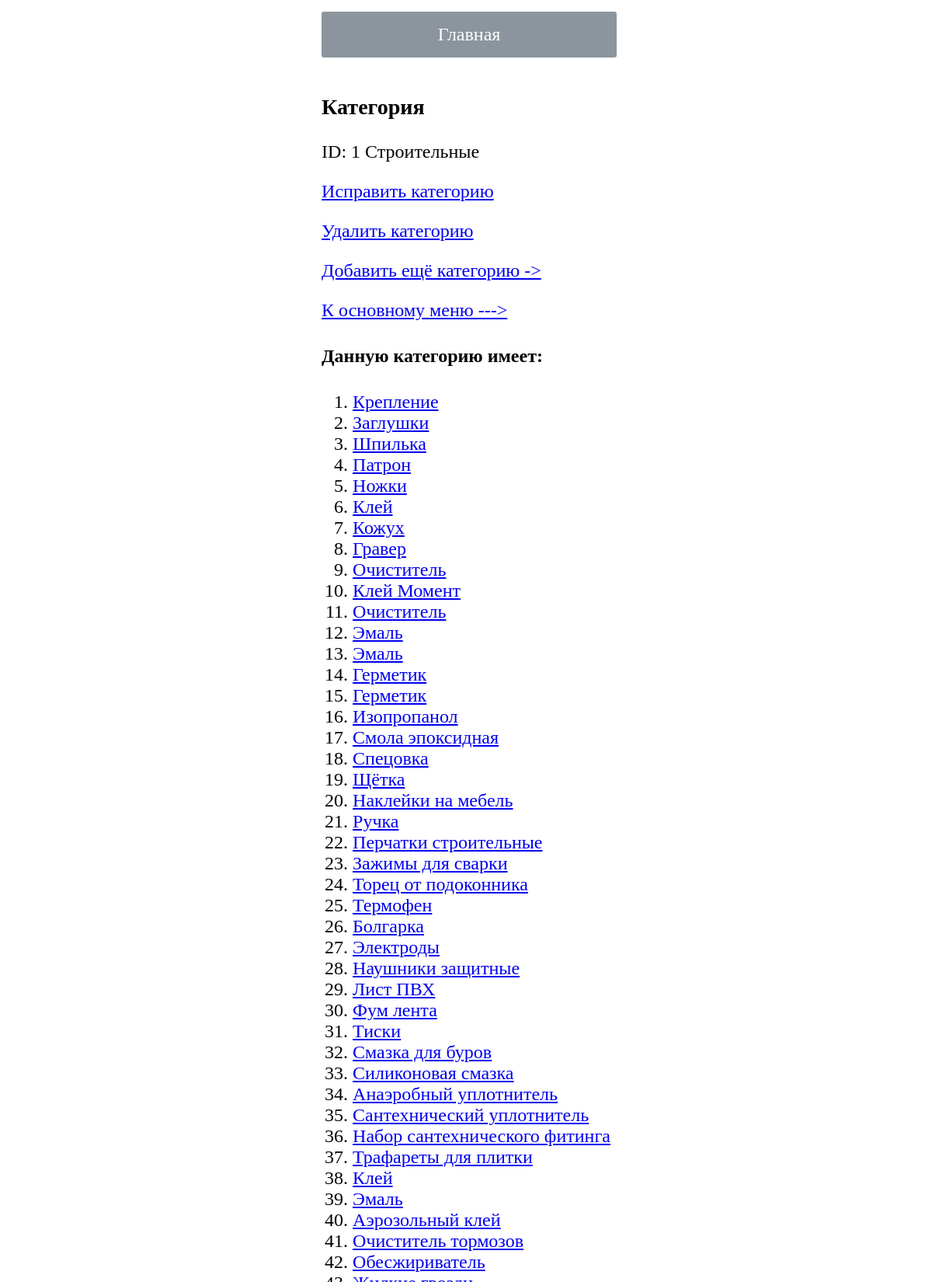
/inventory/category-detail/1/ (upper part), run on the app's committed database.
### inventory_items/models.py (models this page shows, shortened)
class CategoryModel(models.Model):
    name = models.CharField(max_length=30,
                            verbose_name="Название категории",
                            blank=False,
                            null=False,
                            unique=True)

class ItemModel(models.Model):
    name = models.CharField(max_length=30,
                            verbose_name="Название предмета",
                            blank=False)
    photo = models.ImageField(verbose_name="Фотография",
                              blank=True,
                              upload_to='uploads/%Y/%m/%d',
                              null=True,
                              default='uploads/default_item_image.png')
    details = models.TextField(verbose_name="Описание предмета")
    date_create = models.DateTimeField(verbose_name="Время добавления",
                                       auto_now_add=True)
    count = models.IntegerField(verbose_name="Количество/Объём",
                                blank=True,
                                default=1)
    STATUS_OF_ITEM = {
        "exist": "В наличии",
        "recycled": "Переработано",
        "thrown": "Выброшено"
    }
    status = models.CharField(max_length=15,
                              verbose_name="Статус",
                              blank=True,
                              null=False,
                              choices=STATUS_OF_ITEM,
                              default="exist")
    categories = models.ForeignKey(CategoryModel,
                                   verbose_name="Категория предмета",
                                   on_delete=models.PROTECT,
                                   blank=True,
                                   null=True,
                                   default=CategoryModel.get_last_cat_item)
    box = models.ForeignKey(BoxModel,
                            on_delete=models.PROTECT,
                            verbose_name="Упаковка",
                            blank=True,
                            null=True,
                            default=BoxModel.get_last_box_item)
    location = models.ForeignKey(LocationModel,
                                 verbose_name="Место/локация",
                                 on_delete=models.PROTECT,
                                 blank=True,
                                 null=True,
                                 default=LocationModel.get_last_location_item)
    def __str__(self):
        return self.name
    class Meta:
        ordering = ['-id']

### inventory_items/views.py (the view)
class CategoryDetailView(DetailView):
    model = CategoryModel
    def get_context_data(self, **kwargs):
        context = super().get_context_data(**kwargs)
        context['items'] = ItemModel.objects.filter(
            categories_id=context['object'].id)
        return context

### inventory_items/templates/inventory_items/categorymodel_detail.html (shortened to what this page needs)
{% extends 'inventory_items/base.html' %}
{% block content %}
    <h3>Категория</h3>
    <div>
        ID: {{ object.id }}
        {{ object.name }}
    </div>
    <div>
        <p>
            <a href="{% url 'inventory:category_update_form' pk=object.id %}">
                Исправить категорию
            </a>
        </p>
        <p>
            <a href="{% url 'inventory:category_confirm_delete' pk=object.id %}">
                Удалить категорию
            </a>
        </p>
        <p>
            <a href="{% url 'inventory:category-create' %}">
                Добавить ещё категорию ->
            </a>
        </p>
        <p>
            <a href="{% url 'inventory:index' %}">
                К основному меню --->
            </a>
        </p>
        <p>
            <h4>Данную категорию имеет:</h4>
            <ol>
                {% for item in items %}
                    <li>
                        <a href="{% url 'inventory:item-details' pk=item.id %}">
                            {{ item }}
                        </a>
                    </li>
                {% endfor %}
            </ol>
        </p>
    </div>
{% endblock content %}

### inventory_items/static/css/standard_style.css (style rules this page uses)
html { height: 100vh; }
body { min-height: 100%; }
.parent { display: flex; }
div { font-size: 24px; }

### inventory_items/static/css/mobile_style.css (style rules this page uses)
html { height: 100vh; }
body { min-height: 100%; }
.parent { display: flex; }
div { font-size: 30px; }

### data on the page
CategoryModel: id "1", name "Строительные"
ItemModel: name "Крепление"
ItemModel: name "Заглушки"
ItemModel: name "Шпилька"
ItemModel: name "Патрон"
ItemModel: name "Ножки"
ItemModel: name "Клей"
ItemModel: name "Кожух"
ItemModel: name "Гравер"
ItemModel: name "Очиститель"
ItemModel: name "Клей Момент"
ItemModel: name "Очиститель"
ItemModel: name "Эмаль"
ItemModel: name "Эмаль"
ItemModel: name "Герметик"
ItemModel: name "Герметик"
ItemModel: name "Изопропанол"
ItemModel: name "Смола эпоксидная"
ItemModel: name "Спецовка"
ItemModel: name "Щётка"
ItemModel: name "Наклейки на мебель"
ItemModel: name "Ручка"
ItemModel: name "Перчатки строительные"
ItemModel: name "Зажимы для сварки"
ItemModel: name "Торец от подоконника"
ItemModel: name "Термофен"
ItemModel: name "Болгарка"
ItemModel: name "Электроды"
ItemModel: name "Наушники защитные"
ItemModel: name "Лист ПВХ"
ItemModel: name "Фум лента"
ItemModel: name "Тиски"
ItemModel: name "Смазка для буров"
ItemModel: name "Силиконовая смазка"
ItemModel: name "Анаэробный уплотнитель"
ItemModel: name "Сантехнический уплотнитель"
ItemModel: name "Набор сантехнического фитинга"
ItemModel: name "Трафареты для плитки"
ItemModel: name "Клей"
ItemModel: name "Эмаль"
ItemModel: name "Аэрозольный клей"
ItemModel: name "Очиститель тормозов"
ItemModel: name "Обесжириватель"
